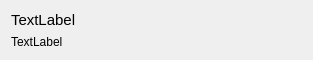
<?xml version="1.0" encoding="UTF-8"?>
<ui version="4.0">
 <class>TemplateListItemA</class>
 <widget class="QWidget" name="TemplateListItemA">
  <property name="geometry">
   <rect>
    <x>0</x>
    <y>0</y>
    <width>313</width>
    <height>51</height>
   </rect>
  </property>
  <property name="windowTitle">
   <string>Form</string>
  </property>
  <layout class="QGridLayout" name="gridLayout">
   <item row="0" column="0" colspan="2">
    <widget class="QLabel" name="titleLabel">
     <property name="font">
      <font>
       <pointsize>11</pointsize>
      </font>
     </property>
     <property name="text">
      <string>TextLabel</string>
     </property>
    </widget>
   </item>
   <item row="1" column="0" colspan="2">
    <widget class="QLabel" name="memberLabel">
     <property name="text">
      <string>TextLabel</string>
     </property>
    </widget>
   </item>
  </layout>
 </widget>
 <resources/>
 <connections/>
</ui>
